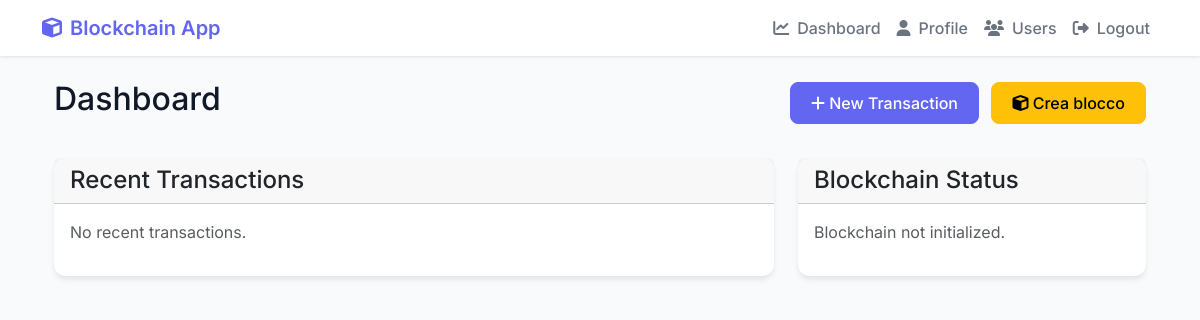
Page /dashboard/ (signed in) on the earlier database version.
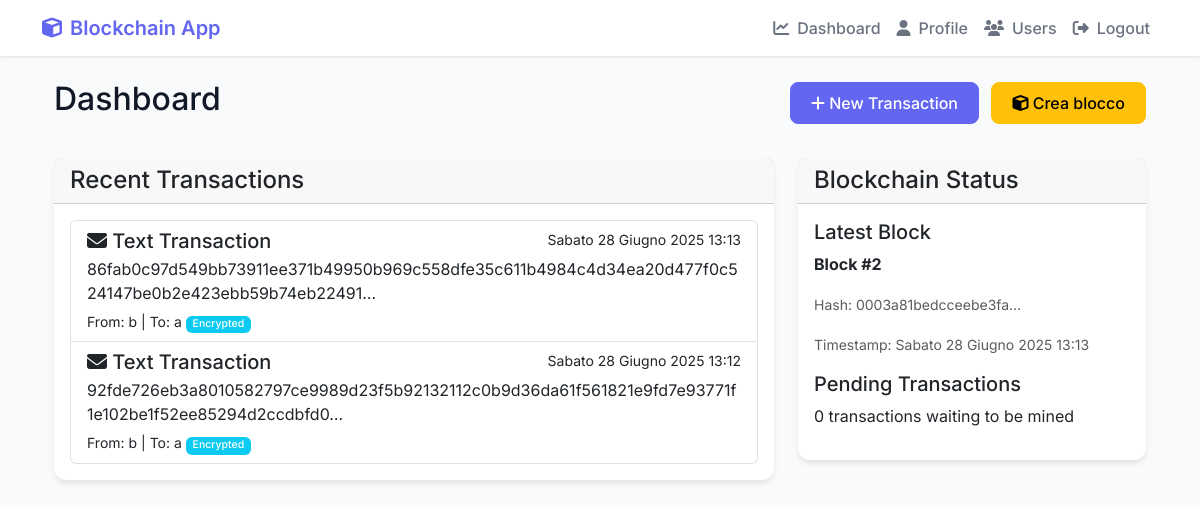
Same page on the later database version.
### Cripto1/models.py (models this page shows, shortened)
class Transaction(models.Model):
    TRANSACTION_TYPES = [
        ('text', 'Text Message'),
        ('file', 'File Upload'),
    ]
    block = models.ForeignKey(Block, on_delete=models.CASCADE, related_name='transactions', null=True, blank=True)
    type = models.CharField(max_length=50, choices=TRANSACTION_TYPES)
    sender = models.ForeignKey(User, on_delete=models.CASCADE, related_name='sent_transactions')
    receiver = models.ForeignKey(User, on_delete=models.CASCADE, related_name='received_transactions')
    sender_public_key = models.TextField(null=True, blank=True)  # Nuovo campo
    content = models.TextField(blank=True)  # For text messages
    file = models.FileField(upload_to='transaction_files/', null=True, blank=True,
                          validators=[FileExtensionValidator(allowed_extensions=['pdf', 'csv', 'xlsx', 'xls', 'doc', 'docx', 'txt'])])
    timestamp = models.FloatField()
    transaction_hash = models.CharField(max_length=255, unique=True)
    signature = models.TextField(null=True, blank=True)
    is_encrypted = models.BooleanField(default=False)
    original_filename = models.CharField(max_length=255, blank=True, null=True) # Per salvare il nome originale del file cifrato
    encrypted_symmetric_key = models.BinaryField(null=True, blank=True) # Per la chiave simmetrica cifrata del file
    receiver_public_key_at_encryption = models.TextField(null=True, blank=True) # Public key of receiver at the time of encryption
    max_downloads = models.IntegerField(null=True, blank=True, default=None) # Numero massimo di download consentiti
    current_downloads = models.IntegerField(default=0) # Contatore dei download effettuati
    is_viewed = models.BooleanField(default=False) # Indica se la transazione è stata visualizzata dal destinatario

class Block(models.Model):
    index = models.IntegerField(unique=True)
    timestamp = models.FloatField()
    proof = models.CharField(max_length=255)
    previous_hash = models.CharField(max_length=255)
    hash = models.CharField(max_length=255)
    nonce = models.CharField(max_length=255)
    merkle_root = models.CharField(max_length=255)
    difficulty = models.FloatField(default=4.0, null=True, blank=True)
    class Meta:
        ordering = ['index']

### Cripto1/views.py (the view)
# urls.py: path('dashboard/', views.dashboard, name='dashboard'),
@login_required
def dashboard(request):
    user_profile, created = UserProfile.objects.get_or_create(user=request.user)
    if created or not user_profile.public_key or not user_profile.private_key:
        user_profile.generate_key_pair()
    blockchain_state = BlockchainState.objects.first()
    percentage_mined = 0
    if blockchain_state and blockchain_state.max_supply > 0:
        percentage_mined = (blockchain_state.current_supply / blockchain_state.max_supply) * 100
    latest_blocks = list(Block.objects.all().order_by('-index')[:10])
    for block in latest_blocks:
        block.timestamp_datetime = datetime.datetime.fromtimestamp(block.timestamp)
    user_transactions = []
    transactions_queryset = Transaction.objects.filter(
        models.Q(sender=request.user) |
        models.Q(receiver=request.user)
    ).order_by('-timestamp')[:10]
    for tx in transactions_queryset:
        tx.timestamp_datetime = datetime.datetime.fromtimestamp(tx.timestamp)
        user_transactions.append(tx)
    pending_count = Transaction.objects.filter(block__isnull=True).count()
    unviewed_received_transactions_count = Transaction.objects.filter(
        receiver=request.user,
        is_viewed=False
    ).count()
    context = {
        'user_profile': user_profile,
        'blockchain_state': blockchain_state,
        'blocks': latest_blocks,
        'transactions': user_transactions,
        'percentage_mined': percentage_mined,
        'pending_count': pending_count,
        'unviewed_received_transactions_count': unviewed_received_transactions_count,
        'create_transaction_url': reverse('Cripto1:create_transaction'),
        'all_transactions_url': reverse('Cripto1:all_transactions'),
    }
    return render(request, 'Cripto1/dashboard.html', context)

### Cripto1/templates/Cripto1/dashboard.html (shortened to what this page needs)
{% extends 'Cripto1/base.html' %}
{% block content %}
<div class="container mt-4">
    <div class="row">
        <div class="col-md-12 mb-4">
            <div class="d-flex justify-content-between align-items-center">
                <h2>Dashboard
                </h2>
                <div>
                    <a href="{% url 'Cripto1:create_transaction' %}" class="btn btn-primary">
                        <i class="fas fa-plus"></i> New Transaction
                    </a>
                    <button id="mineBlockBtn" class="btn btn-warning ms-2">
                        <i class="fas fa-cube"></i> Crea blocco
                    </button>
                </div>
            </div>
        </div>
    </div>
    <div class="row">
        <div class="col-md-8">
            <div class="card">
                <div class="card-header">
                    <h4 class="mb-0">Recent Transactions</h4>
                </div>
                <div class="card-body">
                    {% if transactions %}
                        <div class="list-group">
                            {% for tx in transactions %}
                                <a href="{% url 'Cripto1:transaction_details' tx.id %}" class="list-group-item list-group-item-action">
                                    <div class="d-flex w-100 justify-content-between">
                                        <h5 class="mb-1">
                                            {% if tx.type == 'text' %}
                                                <i class="fas fa-envelope"></i>
                                            {% else %}
                                                <i class="fas fa-file"></i>
                                            {% endif %}
                                            {{ tx.type|title }} Transaction
                                        </h5>
                                        <small>{{ tx.timestamp_datetime }}</small>
                                    </div>
                                    <p class="mb-1">
                                        {% if tx.type == 'text' %}
                                            {{ tx.content|truncatechars:100 }}
                                        {% else %}
                                            File: {{ tx.file.name|slice:"19:" }}
                                        {% endif %}
                                    </p>
                                    <small>
                                        From: {{ tx.sender.username }} | To: {{ tx.receiver.username }}
                                        {% if tx.is_encrypted %}
                                            <span class="badge bg-info">Encrypted</span>
                                        {% endif %}
                                    </small>
                                </a>
                            {% endfor %}
                        </div>
                    {% else %}
                        <p class="text-muted">No recent transactions.</p>
                    {% endif %}
                </div>
            </div>
        </div>
        <div class="col-md-4">
            <div class="card">
                <div class="card-header">
                    <h4 class="mb-0">Blockchain Status</h4>
                </div>
                <div class="card-body">
                    {% if blockchain_state %}
                        <div class="mb-3">
                            <h5>Latest Block</h5>
                            {% if blocks %}
                                <p><strong>Block #{{ blocks.0.index }}</strong></p>
                                <p><small class="text-muted">Hash: {{ blocks.0.hash|truncatechars:20 }}</small></p>
                                <p><small class="text-muted">Timestamp: {{ blocks.0.timestamp_datetime }}</small></p>
                            {% else %}
                                <p class="text-muted">No blocks yet.</p>
                            {% endif %}
                        </div>
                        <div class="mb-3">
                            <h5>Pending Transactions</h5>
                            <p>{{ pending_count }} transactions waiting to be mined
                            </p>
                        </div>
                    {% else %}
                        <p class="text-muted">Blockchain not initialized.</p>
                    {% endif %}
                </div>
            </div>
        </div>
    </div>
</div>
{% endblock %}

### Cripto1/templates/Cripto1/base.html (shortened to what this page needs)
<!DOCTYPE html>
<html lang="it">
<head>
    <link href="https://cdn.jsdelivr.net/npm/bootstrap@5.3.0/dist/css/bootstrap.min.css" rel="stylesheet">
    <link href="https://cdnjs.cloudflare.com/ajax/libs/font-awesome/6.4.0/css/all.min.css" rel="stylesheet">
</head>
<body>
    <nav class="navbar navbar-expand-lg navbar-light mb-4">
        <div class="container">
            <a class="navbar-brand d-flex align-items-center" href="{% if user.is_authenticated %}{% url 'Cripto1:dashboard' %}{% else %}{% url 'Cripto1:home' %}{% endif %}">
                <i class="fas fa-cube me-2"></i> Blockchain App
            </a>
            <div class="collapse navbar-collapse" id="navbarNav">
                <ul class="navbar-nav ms-auto">
                    {% if user.is_authenticated %}
                        <li class="nav-item">
                            <a class="nav-link d-flex align-items-center" href="{% url 'Cripto1:dashboard' %}">
                                <i class="fas fa-chart-line me-2"></i> Dashboard
                            </a>
                        </li>
                        <li class="nav-item">
                            <a class="nav-link d-flex align-items-center" href="{% url 'Cripto1:personal_profile' %}">
                                <i class="fas fa-user me-2"></i> Profile
                            </a>
                        </li>
                        <li class="nav-item">
                            <a class="nav-link d-flex align-items-center" href="{% url 'Cripto1:users_feed' %}">
                                <i class="fas fa-users me-2"></i> Users
                            </a>
                        </li>
                        <li class="nav-item">
                            <form action="{% url 'Cripto1:logout' %}" method="post" style="display: inline;">
                                <button type="submit" class="nav-link btn btn-link d-flex align-items-center">
                                    <i class="fas fa-sign-out-alt me-2"></i> Logout
                                </button>
                            </form>
                        </li>
                    {% endif %}
                </ul>
            </div>
        </div>
    </nav>
    <div class="container">
        {% block content %}
        {% endblock %}
    </div>
</body>
</html>

### Cripto1/templates/Cripto1/base.html (style rules this page uses)
:root { --primary-color: #6366f1; --secondary-color: #4f46e5; --success-color: #22c55e; --danger-color: #ef4444; --warning-color: #f59e0b; --info-color: #3b82f6; --background-color: #f9fafb; --card-background: #ffffff; --text-primary: #111827; --text-secondary: #6b7280; }
body { font-family: 'Inter', sans-serif; background-color: var(--background-color); color: var(--text-primary); }
.navbar { background-color: var(--card-background); box-shadow: 0 1px 3px rgba(0,0,0,0.1); }
.navbar-brand { font-weight: 600; color: var(--primary-color) !important; }
.nav-link { font-weight: 500; color: var(--text-secondary) !important; transition: color 0.2s ease; }
.card { border: none; border-radius: 12px; box-shadow: 0 4px 6px -1px rgba(0,0,0,0.1); background: var(--card-background); transition: transform 0.2s ease, box-shadow 0.2s ease; }
.btn { font-weight: 500; border-radius: 8px; padding: 0.5rem 1.25rem; transition: all 0.2s ease; }
.btn-primary { background-color: var(--primary-color); border-color: var(--primary-color); }
.badge { font-weight: 500; padding: 0.35em 0.65em; border-radius: 6px; }

Differences in the rows shown:
added Transaction: type "Text", timestamp_datetime "Sabato 28 Giugno 2025 13:13", content "86fab0c97d549bb73911ee371b49950b969c558dfe35c611b4984c4d34ea20d477f0c524147be0b2e423ebb59b74eb22491…", sender.username "b", receiver.username "a", is_encrypted "Encrypted"
added Transaction: type "Text", timestamp_datetime "Sabato 28 Giugno 2025 13:12", content "92fde726eb3a8010582797ce9989d23f5b92132112c0b9d36da61f561821e9fd7e93771f1e102be1f52ee85294d2ccdbfd0…", sender.username "b", receiver.username "a", is_encrypted "Encrypted"
added Block: index "2", hash "0003a81bedcceebe3fa…", blocks "Sabato 28 Giugno 2025 13:13"
Other differences:
{{ pending_count }}: (not shown) → "0"
text no longer shown: "No recent transactions. Blockchain not initialized."
text now shown: "Latest Block Block # Hash: Timestamp: Pending Transactions transactions waiting to be mined"
